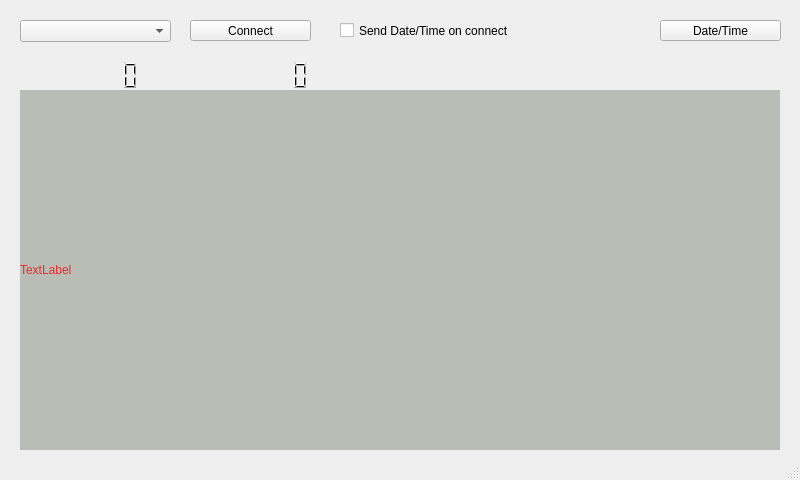
<?xml version="1.0" encoding="UTF-8"?>
<ui version="4.0">
 <class>Logger</class>
 <widget class="QMainWindow" name="Logger">
  <property name="geometry">
   <rect>
    <x>0</x>
    <y>0</y>
    <width>800</width>
    <height>480</height>
   </rect>
  </property>
  <property name="windowTitle">
   <string>USB Thermo Logger</string>
  </property>
  <widget class="QWidget" name="centralwidget">
   <widget class="QPushButton" name="button_connect">
    <property name="geometry">
     <rect>
      <x>190</x>
      <y>20</y>
      <width>121</width>
      <height>21</height>
     </rect>
    </property>
    <property name="text">
     <string>Connect</string>
    </property>
   </widget>
   <widget class="QComboBox" name="combo_ports">
    <property name="geometry">
     <rect>
      <x>20</x>
      <y>20</y>
      <width>151</width>
      <height>22</height>
     </rect>
    </property>
   </widget>
   <widget class="QCheckBox" name="check_date">
    <property name="geometry">
     <rect>
      <x>340</x>
      <y>20</y>
      <width>201</width>
      <height>21</height>
     </rect>
    </property>
    <property name="text">
     <string>Send Date/Time on connect</string>
    </property>
   </widget>
   <widget class="QPushButton" name="button_date">
    <property name="geometry">
     <rect>
      <x>660</x>
      <y>20</y>
      <width>121</width>
      <height>21</height>
     </rect>
    </property>
    <property name="text">
     <string>Date/Time</string>
    </property>
   </widget>
   <widget class="QLabel" name="plotter">
    <property name="geometry">
     <rect>
      <x>20</x>
      <y>90</y>
      <width>760</width>
      <height>360</height>
     </rect>
    </property>
    <property name="styleSheet">
     <string notr="true">color: rgb(239, 41, 41);
background-color: rgb(186, 189, 182);</string>
    </property>
    <property name="frameShadow">
     <enum>QFrame::Plain</enum>
    </property>
    <property name="text">
     <string>TextLabel</string>
    </property>
   </widget>
   <widget class="QLCDNumber" name="temp1">
    <property name="geometry">
     <rect>
      <x>20</x>
      <y>60</y>
      <width>151</width>
      <height>31</height>
     </rect>
    </property>
    <property name="frameShape">
     <enum>QFrame::NoFrame</enum>
    </property>
    <property name="digitCount">
     <number>6</number>
    </property>
   </widget>
   <widget class="QLCDNumber" name="temp2">
    <property name="geometry">
     <rect>
      <x>190</x>
      <y>60</y>
      <width>151</width>
      <height>31</height>
     </rect>
    </property>
    <property name="frameShape">
     <enum>QFrame::NoFrame</enum>
    </property>
    <property name="digitCount">
     <number>6</number>
    </property>
   </widget>
  </widget>
  <widget class="QMenuBar" name="menubar">
   <property name="geometry">
    <rect>
     <x>0</x>
     <y>0</y>
     <width>800</width>
     <height>14</height>
    </rect>
   </property>
  </widget>
  <widget class="QStatusBar" name="statusbar"/>
 </widget>
 <resources/>
 <connections/>
</ui>
